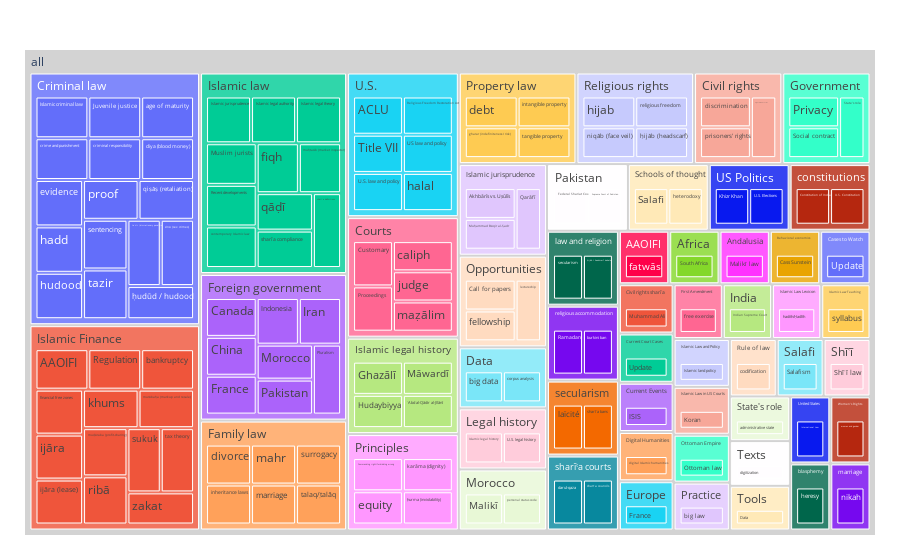

The cell this chart's notebook holds for it:
### Markdown cell above
# Visualize tag hierarchy

<div class="alert alert-block alert-info">
<b>GHP:</b> I can't remember whether we need to worry about the tag nesting/hierarchy or not, but just in case, I threw together a quick treemap chart to help us visualize it (it's dynamic, you can click on things).</div>

### Code cell
nested = dataset.loc[dataset['parent'].isnull() == False][['parent', 'name']]  # noqa: E712

fig = px.treemap(nested, path=[px.Constant('all'), 'parent', 'name'])
fig.update_traces(root_color='lightgrey')
fig.update_layout(margin = {'t': 50, 'l': 25, 'r': 25, 'b': 25})
fig.show()

### Figure 1 — Plotly figure (JSON) as saved in the notebook; plotly's stock layout.template omitted (floating-point values rounded to 4 significant figures; data arrays with more than 128 entries replaced by an {"elided": "..."} marker saying what was removed)
{"data": [{"branchvalues": "total", "domain": {"x": [0, 1], "y": [0, 1]}, "hovertemplate": "labels=%{label}<br>count=%{value}<br>parent=%{parent}<br>id=%{id}<extra></extra>", "ids": {"elided": "198 str values"}, "labels": {"elided": "198 str values"}, "name": "", "parents": {"elided": "198 str values"}, "root": {"color": "lightgrey"}, "type": "treemap", "values": {"elided": "198 int values"}}], "layout": {"legend": {"tracegroupgap": 0}, "margin": {"b": 25, "l": 25, "r": 25, "t": 50}}}
